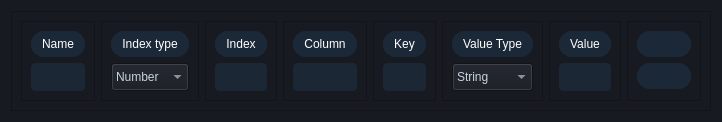
<?xml version="1.0" encoding="UTF-8"?>
<ui version="4.0">
 <class>Form</class>
 <widget class="QWidget" name="Form">
  <property name="geometry">
   <rect>
    <x>0</x>
    <y>0</y>
    <width>700</width>
    <height>122</height>
   </rect>
  </property>
  <property name="maximumSize">
   <size>
    <width>16777215</width>
    <height>16777215</height>
   </size>
  </property>
  <property name="windowTitle">
   <string>Form</string>
  </property>
  <property name="styleSheet">
   <string notr="true">QWidget {
    background-color: #171a21; /* Steam's Dark Theme Background Color */
    color: #c6d4df; /* Steam's Text Color */
    font-size: 12px;
}

QLabel {
    background-color: #1b2838; /* Steam's Button Background Color */
    color: #ffffff; /* White text for buttons */
    border: 1px solid #1b2838;
    border-radius: 12px;
    padding: 5px 10px;
}


QPushButton {
    background-color: #1b2838; /* Steam's Button Background Color */
    color: #ffffff; /* White text for buttons */
    border: 1px solid #1b2838;
    border-radius: 12px;
    padding: 5px 10px;
}

QPushButton:hover {
    background-color: #2d435e; /* Darker shade on hover */
}

QPushButton:pressed {
    background-color: #122031; /* Darker shade when pressed */
}

QLineEdit {
    background-color: #1c2735; /* Steam's Input Field Color */
    border: 1px solid #1c2735;
    padding: 5px;
    color: #c6d4df; /* Steam's Text Color */
    border-radius: 4px;
}

QLineEdit:focus {
    border: 1px solid #5a90d8; /* Steam's Accent Color on focus */
}

QTextEdit {
    background-color: #1c2735; /* Steam's Input Field Color */
    border: 1px solid #1c2735;
    padding: 5px;
    color: #c6d4df; /* Steam's Text Color */
    border-radius: 4px;
}

QTextEdit:focus {
    border: 1px solid #5a90d8; /* Steam's Accent Color on focus */
}

QScrollBar:vertical {
    border: none;
    background: #171a21; /* Steam's Scroll Bar Background */
    width: 12px;
    margin: 0px 0px 0px 0px;
}

QScrollBar::handle:vertical {
    background: #5a90d8; /* Steam's Scroll Bar Handle */
    min-height: 20px;
    border-radius: 6px;
}

QScrollBar::add-line:vertical {
    background: none;
}

QScrollBar::sub-line:vertical {
    background: none;
}

QScrollBar::add-page:vertical, QScrollBar::sub-page:vertical {
    background: none;
}

QProgressBar {
    border: 1px solid #5a90d8; /* Border color */
    border-radius: 5px;
    background-color: #1c2735; /* Background color of the bar */
    text-align: center;
}

QProgressBar::chunk {
    background-color: #5a90d8; /* Color of the progress */
    width: 20px; /* Width of each progress chunk */
}
QRadioButton {
    color: #c6d4df; /* Text color */
}

QRadioButton::indicator {
    width: 14px; /* Size of the radio button */
    height: 14px;
    border: 2px solid #5a90d8; /* Border color of the radio button */
    border-radius: 7px; /* Makes it round */
}

QRadioButton::indicator:checked {
    background-color: #5a90d8; /* Color when checked */
    border: 2px solid #5a90d8; /* Border color when checked */
}

QRadioButton::indicator:hover {
    border: 2px solid #5a90d8; /* Border color on hover */
}
QCheckBox {
    color: #c6d4df; /* Text color */
}

QCheckBox::indicator {
    width: 14px; /* Size of the checkbox */
    height: 14px;
    border: 2px solid #5a90d8; /* Border color of the checkbox */
    border-radius: 3px; /* Makes it slightly rounded */
}

QCheckBox::indicator:checked {
    background-color: #5a90d8; /* Color when checked */
    border: 2px solid #5a90d8; /* Border color when checked */
}

QCheckBox::indicator:hover {
    border: 2px solid #5a90d8; /* Border color on hover */
}
QDialogButtonBox {
    background-color: #1c2735; /* Background color */
}

QDialogButtonBox QPushButton {
    background-color: #7289da; /* Button background color */
    color: #ffffff; /* Button text color */
    border: 1px solid #7289da; /* Button border color */
    border-radius: 4px;
    padding: 5px 10px;
    margin-right: 5px;
}

QDialogButtonBox QPushButton:hover {
    background-color: #677bc4; /* Darker shade on hover */
}

QDialogButtonBox QPushButton:pressed {
    background-color: #5865a6; /* Darker shade when pressed */
}
</string>
  </property>
  <layout class="QVBoxLayout" name="verticalLayout">
   <item>
    <widget class="QFrame" name="frame_9">
     <property name="maximumSize">
      <size>
       <width>16777215</width>
       <height>100</height>
      </size>
     </property>
     <property name="frameShape">
      <enum>QFrame::StyledPanel</enum>
     </property>
     <property name="frameShadow">
      <enum>QFrame::Raised</enum>
     </property>
     <layout class="QHBoxLayout" name="horizontalLayout">
      <item>
       <widget class="QFrame" name="frame_10">
        <property name="sizePolicy">
         <sizepolicy hsizetype="Preferred" vsizetype="Preferred">
          <horstretch>2</horstretch>
          <verstretch>0</verstretch>
         </sizepolicy>
        </property>
        <property name="frameShape">
         <enum>QFrame::StyledPanel</enum>
        </property>
        <property name="frameShadow">
         <enum>QFrame::Raised</enum>
        </property>
        <layout class="QVBoxLayout" name="verticalLayout_2">
         <item>
          <widget class="QLabel" name="databaseRecordName_Label">
           <property name="sizePolicy">
            <sizepolicy hsizetype="Preferred" vsizetype="Preferred">
             <horstretch>0</horstretch>
             <verstretch>1</verstretch>
            </sizepolicy>
           </property>
           <property name="text">
            <string>Name</string>
           </property>
           <property name="textFormat">
            <enum>Qt::AutoText</enum>
           </property>
           <property name="alignment">
            <set>Qt::AlignCenter</set>
           </property>
          </widget>
         </item>
         <item>
          <widget class="QLineEdit" name="databaseRecordName_Line">
           <property name="sizePolicy">
            <sizepolicy hsizetype="Preferred" vsizetype="Preferred">
             <horstretch>1</horstretch>
             <verstretch>2</verstretch>
            </sizepolicy>
           </property>
          </widget>
         </item>
        </layout>
       </widget>
      </item>
      <item>
       <widget class="QFrame" name="frame_11">
        <property name="sizePolicy">
         <sizepolicy hsizetype="Preferred" vsizetype="Preferred">
          <horstretch>1</horstretch>
          <verstretch>0</verstretch>
         </sizepolicy>
        </property>
        <property name="frameShape">
         <enum>QFrame::StyledPanel</enum>
        </property>
        <property name="frameShadow">
         <enum>QFrame::Raised</enum>
        </property>
        <layout class="QVBoxLayout" name="verticalLayout_10">
         <item>
          <widget class="QLabel" name="databaseRecordIndType_Label">
           <property name="sizePolicy">
            <sizepolicy hsizetype="Preferred" vsizetype="Preferred">
             <horstretch>0</horstretch>
             <verstretch>1</verstretch>
            </sizepolicy>
           </property>
           <property name="text">
            <string>&lt;html&gt;&lt;head/&gt;&lt;body&gt;&lt;p&gt;&lt;span style=&quot; font-size:9pt;&quot;&gt;Index type&lt;/span&gt;&lt;/p&gt;&lt;/body&gt;&lt;/html&gt;</string>
           </property>
           <property name="textFormat">
            <enum>Qt::AutoText</enum>
           </property>
           <property name="alignment">
            <set>Qt::AlignCenter</set>
           </property>
          </widget>
         </item>
         <item>
          <widget class="QComboBox" name="databaseRecordIndType_ComboBox">
           <property name="sizePolicy">
            <sizepolicy hsizetype="Preferred" vsizetype="Preferred">
             <horstretch>1</horstretch>
             <verstretch>2</verstretch>
            </sizepolicy>
           </property>
           <item>
            <property name="text">
             <string>Number</string>
            </property>
           </item>
           <item>
            <property name="text">
             <string>Array</string>
            </property>
           </item>
          </widget>
         </item>
        </layout>
       </widget>
      </item>
      <item>
       <widget class="QFrame" name="frame_12">
        <property name="sizePolicy">
         <sizepolicy hsizetype="Preferred" vsizetype="Preferred">
          <horstretch>2</horstretch>
          <verstretch>0</verstretch>
         </sizepolicy>
        </property>
        <property name="frameShape">
         <enum>QFrame::StyledPanel</enum>
        </property>
        <property name="frameShadow">
         <enum>QFrame::Raised</enum>
        </property>
        <layout class="QVBoxLayout" name="verticalLayout_11">
         <item>
          <widget class="QLabel" name="databaseRecordIndex_Label">
           <property name="sizePolicy">
            <sizepolicy hsizetype="Preferred" vsizetype="Preferred">
             <horstretch>0</horstretch>
             <verstretch>1</verstretch>
            </sizepolicy>
           </property>
           <property name="text">
            <string>Index</string>
           </property>
           <property name="textFormat">
            <enum>Qt::AutoText</enum>
           </property>
           <property name="alignment">
            <set>Qt::AlignCenter</set>
           </property>
          </widget>
         </item>
         <item>
          <widget class="QLineEdit" name="databaseRecordIndex_lineEdit">
           <property name="sizePolicy">
            <sizepolicy hsizetype="Expanding" vsizetype="Preferred">
             <horstretch>1</horstretch>
             <verstretch>2</verstretch>
            </sizepolicy>
           </property>
          </widget>
         </item>
        </layout>
       </widget>
      </item>
      <item>
       <widget class="QFrame" name="frame_13">
        <property name="sizePolicy">
         <sizepolicy hsizetype="Preferred" vsizetype="Preferred">
          <horstretch>2</horstretch>
          <verstretch>0</verstretch>
         </sizepolicy>
        </property>
        <property name="frameShape">
         <enum>QFrame::StyledPanel</enum>
        </property>
        <property name="frameShadow">
         <enum>QFrame::Raised</enum>
        </property>
        <layout class="QVBoxLayout" name="verticalLayout_12">
         <item>
          <widget class="QLabel" name="databaseRecordColumn_label">
           <property name="sizePolicy">
            <sizepolicy hsizetype="Preferred" vsizetype="Preferred">
             <horstretch>0</horstretch>
             <verstretch>1</verstretch>
            </sizepolicy>
           </property>
           <property name="text">
            <string>Column</string>
           </property>
           <property name="textFormat">
            <enum>Qt::AutoText</enum>
           </property>
           <property name="alignment">
            <set>Qt::AlignCenter</set>
           </property>
          </widget>
         </item>
         <item>
          <widget class="QLineEdit" name="databaseRecordColumn_lineEdit">
           <property name="sizePolicy">
            <sizepolicy hsizetype="Expanding" vsizetype="Preferred">
             <horstretch>1</horstretch>
             <verstretch>2</verstretch>
            </sizepolicy>
           </property>
          </widget>
         </item>
        </layout>
       </widget>
      </item>
      <item>
       <widget class="QFrame" name="frame_14">
        <property name="sizePolicy">
         <sizepolicy hsizetype="Preferred" vsizetype="Preferred">
          <horstretch>2</horstretch>
          <verstretch>0</verstretch>
         </sizepolicy>
        </property>
        <property name="frameShape">
         <enum>QFrame::StyledPanel</enum>
        </property>
        <property name="frameShadow">
         <enum>QFrame::Raised</enum>
        </property>
        <layout class="QVBoxLayout" name="verticalLayout_13">
         <item>
          <widget class="QLabel" name="databaseRecordKey_label">
           <property name="sizePolicy">
            <sizepolicy hsizetype="Preferred" vsizetype="Preferred">
             <horstretch>0</horstretch>
             <verstretch>1</verstretch>
            </sizepolicy>
           </property>
           <property name="text">
            <string>Key</string>
           </property>
           <property name="textFormat">
            <enum>Qt::AutoText</enum>
           </property>
           <property name="alignment">
            <set>Qt::AlignCenter</set>
           </property>
          </widget>
         </item>
         <item>
          <widget class="QLineEdit" name="databaseRecordKey_lineEdit">
           <property name="sizePolicy">
            <sizepolicy hsizetype="Preferred" vsizetype="Preferred">
             <horstretch>1</horstretch>
             <verstretch>2</verstretch>
            </sizepolicy>
           </property>
          </widget>
         </item>
        </layout>
       </widget>
      </item>
      <item>
       <widget class="QFrame" name="frame_15">
        <property name="sizePolicy">
         <sizepolicy hsizetype="Preferred" vsizetype="Preferred">
          <horstretch>1</horstretch>
          <verstretch>0</verstretch>
         </sizepolicy>
        </property>
        <property name="frameShape">
         <enum>QFrame::StyledPanel</enum>
        </property>
        <property name="frameShadow">
         <enum>QFrame::Raised</enum>
        </property>
        <layout class="QVBoxLayout" name="verticalLayout_14">
         <item>
          <widget class="QLabel" name="databaseRecordValType_label">
           <property name="sizePolicy">
            <sizepolicy hsizetype="Preferred" vsizetype="Preferred">
             <horstretch>0</horstretch>
             <verstretch>1</verstretch>
            </sizepolicy>
           </property>
           <property name="text">
            <string>Value Type</string>
           </property>
           <property name="textFormat">
            <enum>Qt::AutoText</enum>
           </property>
           <property name="alignment">
            <set>Qt::AlignCenter</set>
           </property>
          </widget>
         </item>
         <item>
          <widget class="QComboBox" name="databaseRecordValType_comboBox">
           <property name="sizePolicy">
            <sizepolicy hsizetype="Preferred" vsizetype="Preferred">
             <horstretch>1</horstretch>
             <verstretch>2</verstretch>
            </sizepolicy>
           </property>
           <item>
            <property name="text">
             <string>String</string>
            </property>
           </item>
           <item>
            <property name="text">
             <string>Number</string>
            </property>
           </item>
          </widget>
         </item>
        </layout>
       </widget>
      </item>
      <item>
       <widget class="QFrame" name="frame_16">
        <property name="sizePolicy">
         <sizepolicy hsizetype="Preferred" vsizetype="Preferred">
          <horstretch>2</horstretch>
          <verstretch>0</verstretch>
         </sizepolicy>
        </property>
        <property name="frameShape">
         <enum>QFrame::StyledPanel</enum>
        </property>
        <property name="frameShadow">
         <enum>QFrame::Raised</enum>
        </property>
        <layout class="QVBoxLayout" name="verticalLayout_15">
         <item>
          <widget class="QLabel" name="databaseRecordValue_label">
           <property name="sizePolicy">
            <sizepolicy hsizetype="Preferred" vsizetype="Preferred">
             <horstretch>0</horstretch>
             <verstretch>1</verstretch>
            </sizepolicy>
           </property>
           <property name="text">
            <string>Value</string>
           </property>
           <property name="textFormat">
            <enum>Qt::AutoText</enum>
           </property>
           <property name="alignment">
            <set>Qt::AlignCenter</set>
           </property>
          </widget>
         </item>
         <item>
          <widget class="QLineEdit" name="databaseRecordValue_lineEdit">
           <property name="sizePolicy">
            <sizepolicy hsizetype="Preferred" vsizetype="Preferred">
             <horstretch>1</horstretch>
             <verstretch>2</verstretch>
            </sizepolicy>
           </property>
          </widget>
         </item>
        </layout>
       </widget>
      </item>
      <item>
       <widget class="QFrame" name="frame">
        <property name="sizePolicy">
         <sizepolicy hsizetype="Preferred" vsizetype="Preferred">
          <horstretch>2</horstretch>
          <verstretch>0</verstretch>
         </sizepolicy>
        </property>
        <property name="frameShape">
         <enum>QFrame::StyledPanel</enum>
        </property>
        <property name="frameShadow">
         <enum>QFrame::Raised</enum>
        </property>
        <layout class="QVBoxLayout" name="verticalLayout_3">
         <item>
          <widget class="QPushButton" name="databaseRecordDelete_Button">
           <property name="text">
            <string/>
           </property>
           <property name="icon">
            <iconset resource="resources/icons.qrc">
             <normaloff>:/file_open/icons/icons8-delete-100.png</normaloff>:/file_open/icons/icons8-delete-100.png</iconset>
           </property>
          </widget>
         </item>
         <item>
          <widget class="QPushButton" name="databaseRecordSave_Button">
           <property name="text">
            <string/>
           </property>
           <property name="icon">
            <iconset resource="resources/icons.qrc">
             <normaloff>:/file_open/icons/icons8-save-100.png</normaloff>:/file_open/icons/icons8-save-100.png</iconset>
           </property>
          </widget>
         </item>
        </layout>
       </widget>
      </item>
     </layout>
    </widget>
   </item>
  </layout>
 </widget>
 <resources>
  <include location="resources/icons.qrc"/>
 </resources>
 <connections/>
</ui>
